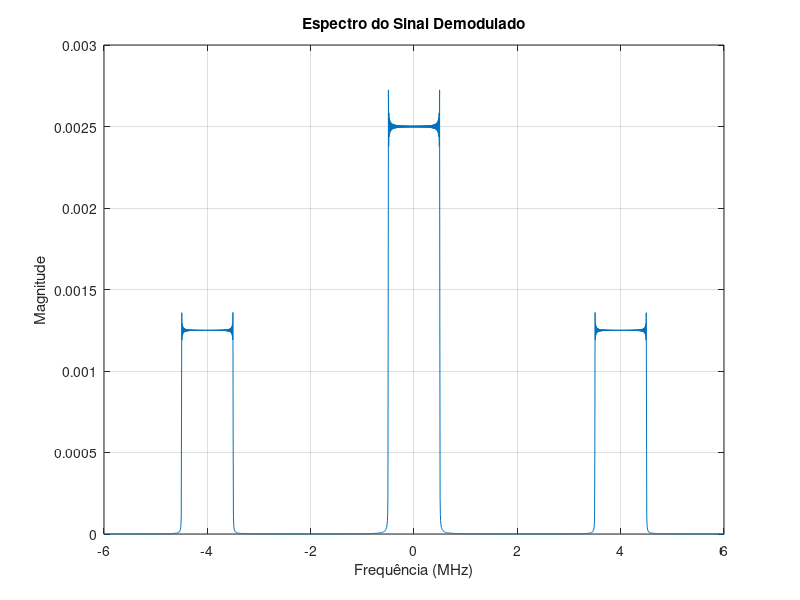

Here is the MATLAB script that generated this plot:
% Definindo parâmetros
fc = 2e6; 
fsamp = 50e6; 
t_end = 200e-6; 

% Definindo o intervalo de tempo
t = linspace(0, t_end, round(t_end * fsamp)); 
x = (t * 1e6) - 100; 

% Calculando o sinal de mensagem
mt = sinc(x);

% Calculando a portadora
ct = cos(2 * pi * fc * t); 

% Modulação do sinal de mensagem
st = mt .* ct;

% Demodulação do sinal modulado
rt = st .* ct; 

% Calculando a FFT do sinal demodulado sem filtragem
N = length(rt);
Rt_fft = fftshift(fft(rt));

% Definindo o vetor de frequência
f = (-N/2:N/2-1)*(fsamp/N);

% Plotando o espectro do sinal demodulado 
figure;
plot(f / 1e6, abs(Rt_fft)/N);
xlim([-6 6]);
title('Espectro do Sinal Demodulado');
xlabel('Frequência (MHz)');
ylabel('Magnitude');
grid on;


